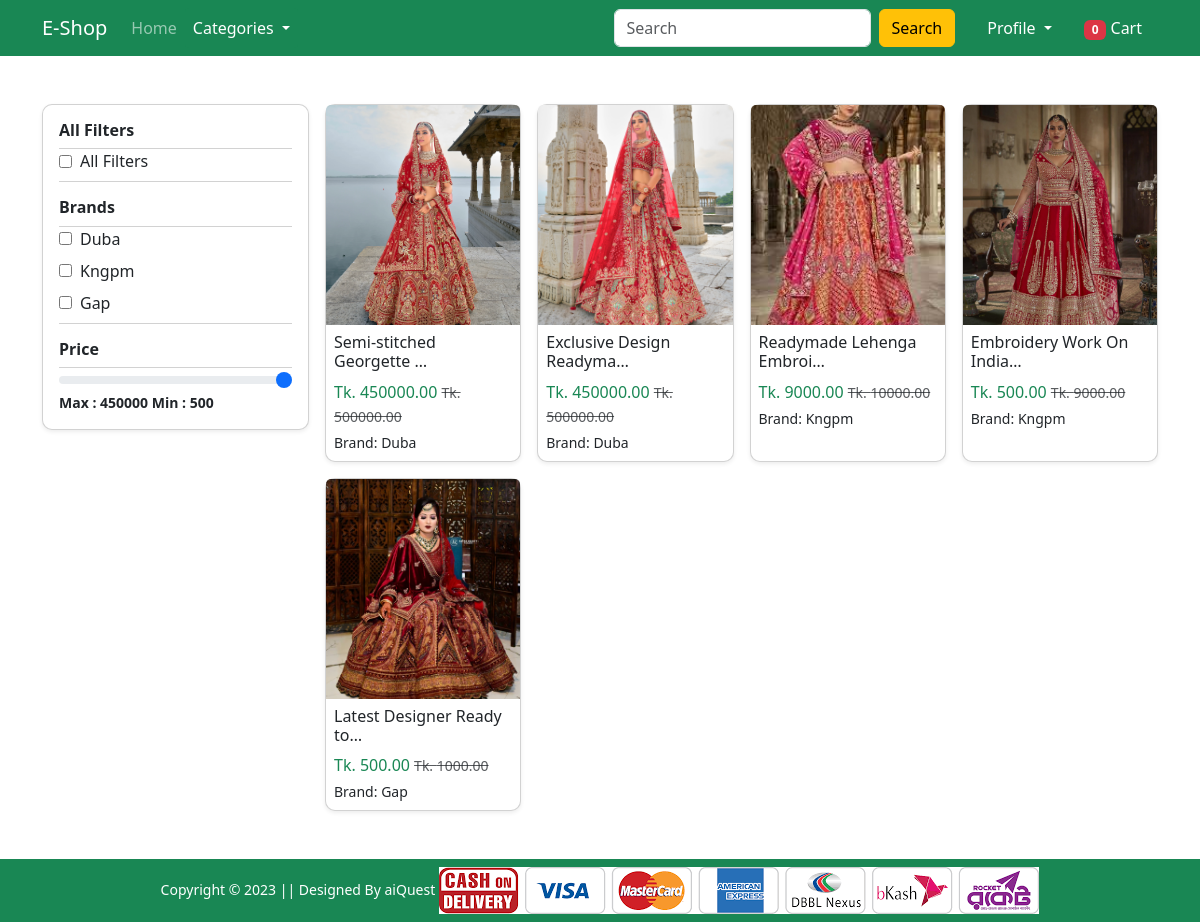
The app's page /category-product/lehenga/1/ with its own data.
### store/models.py (models this page shows, shortened)
class Brand(models.Model):
    title = models.CharField(max_length=150, unique=True)
    slug = models.SlugField(max_length=150, unique=True, null=True, blank=True)
    keyword = models.CharField(max_length=150, default='N/A')
    description = models.CharField(max_length=150, default='N/A')
    image = models.ImageField(upload_to='brands/%Y/%m/%d/')
    STATUS_CHOICES = (('ACTIVE', 'Active'), ('INACTIVE', 'Inactive'))
    status = models.CharField(max_length=8, choices=STATUS_CHOICES, default='ACTIVE')
    created_date = models.DateTimeField(auto_now_add=True)
    updated_date = models.DateTimeField(auto_now=True)
    class Meta:
        ordering = ['id']
        verbose_name_plural = '02. Brands'

class Product(models.Model):
    category = models.ForeignKey(Category, on_delete=models.CASCADE)
    brand = models.ForeignKey(Brand, on_delete=models.CASCADE)
    title = models.CharField(max_length=150, unique=True)
    slug = models.SlugField(max_length=150, unique=True, null=True, blank=True)
    old_price = models.DecimalField(decimal_places=2, max_digits=10, default=1000.00)
    sale_price = models.DecimalField(decimal_places=2, max_digits=10, default=500.00)
    available_stock = models.PositiveIntegerField(validators=[MaxValueValidator(50)], default=0)
    discount_percent = models.PositiveIntegerField(validators=[MinValueValidator(0), MaxValueValidator(100)], default=0)
    keyword = models.TextField(default='N/A')
    description = models.TextField(default='N/A')
    image = models.ImageField(upload_to='products/%Y/%m/%d/')
    STATUS_CHOICES = (('ACTIVE', 'Active'), ('INACTIVE', 'Inactive'))
    status = models.CharField(max_length=8, choices=STATUS_CHOICES, default='ACTIVE')
    created_date = models.DateTimeField(auto_now_add=True)
    updated_date = models.DateTimeField(auto_now=True)
    class Meta:
        ordering = ['id']
        verbose_name_plural = '03. Products'

### store/views.py (the view)
# urls.py: path('category-product/<str:slug>/<int:id>/', CategoryProductView.as_view(), name='category-product'),
@method_decorator(never_cache, name='dispatch')
class CategoryProductView(generic.View):
    def get(self, request, slug, id):
        category = get_object_or_404(Category, slug=slug, id=id)
        products = Product.objects.filter(category=category, status='ACTIVE')
        brands = Brand.objects.filter(product__category=category).distinct()
        max_price = products.aggregate(Max('sale_price'))['sale_price__max']
        min_price = products.aggregate(Min('sale_price'))['sale_price__min']
        logger.info(f"User {request.user if request.user.is_authenticated else 'Anonymous'} viewed Category {category.id} - {category.title}. Products count: {products.count()}")
        context = {
            'category': category,
            'products': products,
            'brands': brands,
            'max_price': max_price,
            'min_price': min_price,
        }
        return render(request, 'store/category-product.html', context)

### cart/context_processors.py (called while the page is built)
def get_filters(request):
    if request.user.is_authenticated:
        cart_count = Cart.objects.filter(user=request.user, paid=False)
        return {
            'cart_count': cart_count.count(),
        }
    else:
        return {}

### store/context_processors.py (called while the page is built)
def get_filters(request):
    categories = Category.objects.filter(status='ACTIVE')
    return {
        'categories': categories,
    }

### templates/store/category-product.html (shortened to what this page needs)
{% extends 'base.html' %}
{% load static %}
{% block main_content %}
<div class="container my-5">
    <div class="row g-3">
        <div class="col-lg-3 col-md-4 mb-4">
            {% include "store/get-filters.html" %}
        </div>
        <div class="col-lg-9 col-md-8" id="product-grid">
            {% include "store/product_grid.html" %}
        </div>
    </div>
</div>
{% endblock main_content %}

### templates/store/get-filters.html
<div class="card p-3 shadow-sm">
    <h6 class="fw-bold mb-2">All Filters</h6>
    <div class="list-group list-group-flush">
        <div class="list-group-item p-0 border-0">
            <div class="d-flex align-items-center mb-2">
                <input type="checkbox" id="all-filters" class="filter-checkbox me-2" data-filter="all" value="all">
                <label for="all-filters">All Filters</label>
            </div>
        </div>
    </div>
    <h6 class="fw-bold mb-2 mt-3">Brands</h6>
    <div class="list-group list-group-flush">
        {% for brand in brands %}
        <div class="list-group-item p-0 border-0">
            <div class="d-flex align-items-center mb-2">
                <input type="checkbox"
                       id="brand-{{ brand.id }}"
                       class="filter-checkbox me-2"
                       data-filter="brand"
                       value="{{ brand.id }}">
                <label for="brand-{{ brand.id }}">{{ brand.title|title }}</label>
            </div>
        </div>
        {% endfor %}
    </div>
    <h6 class="fw-bold mb-2 mt-3">Price</h6>
    <div class="list-group list-group-flush">
        <input type="range"
               id="maxPrice"
               class="form-range"
               min="{{min_price}}"
               max="{{ max_price }}"
               step="5"
               value="{{ max_price }}">
        <span id="priceValue" class="fw-bold small">Max : {{ max_price }} Min : {{min_price}}</span>
    </div>
</div>

### templates/store/product_grid.html
<div class="row g-3">
    {% for product in products %}
    <div class="col-lg-3 col-md-4 col-sm-6">
        <div class="card h-100 shadow-sm">
            <a href="{% url 'single-product' product.slug product.id %}">
                <img src="{{ product.image.url }}" class="card-img-top" style="height:220px; object-fit:cover;">
            </a>
            <div class="card-body p-2">
                <h6 class="card-title">{{ product.title|truncatechars:25 }}</h6>
                <p class="text-success mb-1">Tk. {{ product.sale_price }}
                    {% if product.old_price %}
                        <small class="text-muted text-decoration-line-through">Tk. {{ product.old_price }}</small>
                    {% endif %}
                </p>
                <p class="mb-0" style="font-size: 14px;">Brand: {{ product.brand.title|title }}</p>
            </div>
        </div>
    </div>
    {% empty %}
    <p class="text-center mt-4">No products available for selected filters.</p>
    {% endfor %}
</div>

### static/assets/css/main.css (style rules this page uses)
.card { border-radius: 10px !important; }

### records on screen
Brand: title "Duba"
Brand: title "Kngpm"
Brand: title "Gap"
Product: image (picture), title "Semi-stitched Georgette …", sale_price "450000.00", old_price "500000.00", brand "Duba"
Product: image (picture), title "Exclusive Design Readyma…", sale_price "450000.00", old_price "500000.00", brand "Duba"
Product: image (picture), title "Readymade Lehenga Embroi…", sale_price "9000.00", old_price "10000.00", brand "Kngpm"
Product: image (picture), title "Embroidery Work On India…", sale_price "500.00", old_price "9000.00", brand "Kngpm"
Product: image (picture), title "Latest Designer Ready to…", sale_price "500.00", old_price "1000.00", brand "Gap"

### other values on screen
{{ request.user.username|default:"Profile" }} "Profile"
{{ max_price }} "450000"
{{ min_price }} "500"
